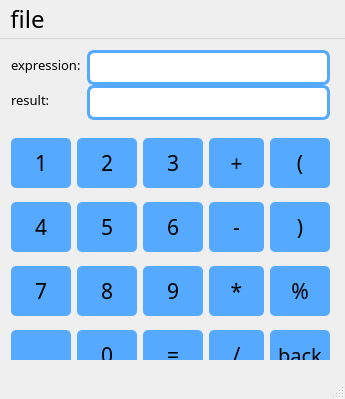
<?xml version="1.0" encoding="UTF-8"?>
<ui version="4.0">
 <class>MainWindow</class>
 <widget class="QMainWindow" name="MainWindow">
  <property name="geometry">
   <rect>
    <x>0</x>
    <y>0</y>
    <width>345</width>
    <height>399</height>
   </rect>
  </property>
  <property name="minimumSize">
   <size>
    <width>345</width>
    <height>399</height>
   </size>
  </property>
  <property name="maximumSize">
   <size>
    <width>345</width>
    <height>399</height>
   </size>
  </property>
  <property name="font">
   <font>
    <family>华文行楷</family>
    <pointsize>18</pointsize>
   </font>
  </property>
  <property name="windowTitle">
   <string>mCalculator</string>
  </property>
  <property name="windowIcon">
   <iconset resource="res.qrc">
    <normaloff>:/new/prefix1/res/m.ico</normaloff>:/new/prefix1/res/m.ico</iconset>
  </property>
  <widget class="QWidget" name="centralWidget">
   <widget class="QWidget" name="layoutWidget">
    <property name="geometry">
     <rect>
      <x>0</x>
      <y>80</y>
      <width>341</width>
      <height>280</height>
     </rect>
    </property>
    <property name="font">
     <font>
      <family>微软雅黑</family>
      <pointsize>16</pointsize>
     </font>
    </property>
    <layout class="QGridLayout" name="gridLayout">
     <item row="1" column="1">
      <widget class="QPushButton" name="btn5">
       <property name="minimumSize">
        <size>
         <width>60</width>
         <height>50</height>
        </size>
       </property>
       <property name="font">
        <font>
         <family>微软雅黑</family>
         <pointsize>16</pointsize>
        </font>
       </property>
       <property name="styleSheet">
        <string notr="true">QPushButton{
	background:rgb(85, 170, 255);
	border-radius:5px;
}</string>
       </property>
       <property name="text">
        <string>5</string>
       </property>
      </widget>
     </item>
     <item row="1" column="2">
      <widget class="QPushButton" name="btn6">
       <property name="minimumSize">
        <size>
         <width>60</width>
         <height>50</height>
        </size>
       </property>
       <property name="font">
        <font>
         <family>微软雅黑</family>
         <pointsize>16</pointsize>
        </font>
       </property>
       <property name="styleSheet">
        <string notr="true">QPushButton{
	background:rgb(85, 170, 255);
	border-radius:5px;
}</string>
       </property>
       <property name="text">
        <string>6</string>
       </property>
      </widget>
     </item>
     <item row="1" column="3">
      <widget class="QPushButton" name="reduce">
       <property name="minimumSize">
        <size>
         <width>50</width>
         <height>50</height>
        </size>
       </property>
       <property name="font">
        <font>
         <family>微软雅黑</family>
         <pointsize>16</pointsize>
        </font>
       </property>
       <property name="styleSheet">
        <string notr="true">QPushButton{
	background:rgb(85, 170, 255);
	border-radius:5px;
}</string>
       </property>
       <property name="text">
        <string>-</string>
       </property>
      </widget>
     </item>
     <item row="2" column="0">
      <widget class="QPushButton" name="btn7">
       <property name="minimumSize">
        <size>
         <width>60</width>
         <height>50</height>
        </size>
       </property>
       <property name="font">
        <font>
         <family>微软雅黑</family>
         <pointsize>16</pointsize>
        </font>
       </property>
       <property name="styleSheet">
        <string notr="true">QPushButton{
	background:rgb(85, 170, 255);
	border-radius:5px;
}</string>
       </property>
       <property name="text">
        <string>7</string>
       </property>
      </widget>
     </item>
     <item row="0" column="4">
      <widget class="QPushButton" name="left">
       <property name="minimumSize">
        <size>
         <width>60</width>
         <height>50</height>
        </size>
       </property>
       <property name="font">
        <font>
         <family>微软雅黑</family>
         <pointsize>16</pointsize>
        </font>
       </property>
       <property name="styleSheet">
        <string notr="true">QPushButton{
	background:rgb(85, 170, 255);
	border-radius:5px;
}</string>
       </property>
       <property name="text">
        <string>(</string>
       </property>
      </widget>
     </item>
     <item row="0" column="0">
      <widget class="QPushButton" name="btn1">
       <property name="minimumSize">
        <size>
         <width>60</width>
         <height>50</height>
        </size>
       </property>
       <property name="font">
        <font>
         <family>微软雅黑</family>
         <pointsize>16</pointsize>
        </font>
       </property>
       <property name="styleSheet">
        <string notr="true">QPushButton{
	background:rgb(85, 170, 255);
	border-radius:5px;
}</string>
       </property>
       <property name="text">
        <string>1</string>
       </property>
      </widget>
     </item>
     <item row="0" column="2">
      <widget class="QPushButton" name="btn3">
       <property name="minimumSize">
        <size>
         <width>60</width>
         <height>50</height>
        </size>
       </property>
       <property name="font">
        <font>
         <family>微软雅黑</family>
         <pointsize>16</pointsize>
        </font>
       </property>
       <property name="styleSheet">
        <string notr="true">QPushButton{
	background:rgb(85, 170, 255);
	border-radius:5px;
}</string>
       </property>
       <property name="text">
        <string>3</string>
       </property>
      </widget>
     </item>
     <item row="0" column="3">
      <widget class="QPushButton" name="add">
       <property name="minimumSize">
        <size>
         <width>50</width>
         <height>50</height>
        </size>
       </property>
       <property name="font">
        <font>
         <family>微软雅黑</family>
         <pointsize>16</pointsize>
        </font>
       </property>
       <property name="styleSheet">
        <string notr="true">QPushButton{
	background:rgb(85, 170, 255);
	border-radius:5px;
}</string>
       </property>
       <property name="text">
        <string>+</string>
       </property>
      </widget>
     </item>
     <item row="0" column="1">
      <widget class="QPushButton" name="btn2">
       <property name="minimumSize">
        <size>
         <width>60</width>
         <height>50</height>
        </size>
       </property>
       <property name="font">
        <font>
         <family>微软雅黑</family>
         <pointsize>16</pointsize>
        </font>
       </property>
       <property name="styleSheet">
        <string notr="true">QPushButton{
	background:rgb(85, 170, 255);
	border-radius:5px;
}</string>
       </property>
       <property name="text">
        <string>2</string>
       </property>
      </widget>
     </item>
     <item row="1" column="0">
      <widget class="QPushButton" name="btn4">
       <property name="minimumSize">
        <size>
         <width>60</width>
         <height>50</height>
        </size>
       </property>
       <property name="font">
        <font>
         <family>微软雅黑</family>
         <pointsize>16</pointsize>
        </font>
       </property>
       <property name="styleSheet">
        <string notr="true">QPushButton{
	background:rgb(85, 170, 255);
	border-radius:5px;
}</string>
       </property>
       <property name="text">
        <string>4</string>
       </property>
      </widget>
     </item>
     <item row="2" column="4">
      <widget class="QPushButton" name="mode">
       <property name="minimumSize">
        <size>
         <width>60</width>
         <height>50</height>
        </size>
       </property>
       <property name="font">
        <font>
         <family>微软雅黑</family>
         <pointsize>16</pointsize>
        </font>
       </property>
       <property name="styleSheet">
        <string notr="true">QPushButton{
	background:rgb(85, 170, 255);
	border-radius:5px;
}</string>
       </property>
       <property name="text">
        <string>%</string>
       </property>
      </widget>
     </item>
     <item row="3" column="4">
      <widget class="QPushButton" name="back">
       <property name="minimumSize">
        <size>
         <width>60</width>
         <height>50</height>
        </size>
       </property>
       <property name="font">
        <font>
         <family>微软雅黑</family>
         <pointsize>15</pointsize>
        </font>
       </property>
       <property name="styleSheet">
        <string notr="true">QPushButton{
	background:rgb(85, 170, 255);
	border-radius:5px;
}</string>
       </property>
       <property name="text">
        <string>back</string>
       </property>
      </widget>
     </item>
     <item row="1" column="4">
      <widget class="QPushButton" name="right">
       <property name="minimumSize">
        <size>
         <width>60</width>
         <height>50</height>
        </size>
       </property>
       <property name="font">
        <font>
         <family>微软雅黑</family>
         <pointsize>16</pointsize>
        </font>
       </property>
       <property name="styleSheet">
        <string notr="true">QPushButton{
	background:rgb(85, 170, 255);
	border-radius:5px;
}
</string>
       </property>
       <property name="text">
        <string>)</string>
       </property>
      </widget>
     </item>
     <item row="2" column="1">
      <widget class="QPushButton" name="btn8">
       <property name="minimumSize">
        <size>
         <width>60</width>
         <height>50</height>
        </size>
       </property>
       <property name="font">
        <font>
         <family>微软雅黑</family>
         <pointsize>16</pointsize>
        </font>
       </property>
       <property name="styleSheet">
        <string notr="true">QPushButton{
	background:rgb(85, 170, 255);
	border-radius:5px;
}</string>
       </property>
       <property name="text">
        <string>8</string>
       </property>
      </widget>
     </item>
     <item row="2" column="2">
      <widget class="QPushButton" name="btn9">
       <property name="minimumSize">
        <size>
         <width>60</width>
         <height>50</height>
        </size>
       </property>
       <property name="font">
        <font>
         <family>微软雅黑</family>
         <pointsize>16</pointsize>
        </font>
       </property>
       <property name="styleSheet">
        <string notr="true">QPushButton{
	background:rgb(85, 170, 255);
	border-radius:5px;
}</string>
       </property>
       <property name="text">
        <string>9</string>
       </property>
      </widget>
     </item>
     <item row="3" column="3">
      <widget class="QPushButton" name="divide">
       <property name="minimumSize">
        <size>
         <width>50</width>
         <height>50</height>
        </size>
       </property>
       <property name="font">
        <font>
         <family>微软雅黑</family>
         <pointsize>16</pointsize>
        </font>
       </property>
       <property name="styleSheet">
        <string notr="true">QPushButton{
	background:rgb(85, 170, 255);
	border-radius:5px;
}
</string>
       </property>
       <property name="text">
        <string>/</string>
       </property>
      </widget>
     </item>
     <item row="3" column="2">
      <widget class="QPushButton" name="equal">
       <property name="minimumSize">
        <size>
         <width>60</width>
         <height>50</height>
        </size>
       </property>
       <property name="font">
        <font>
         <family>微软雅黑</family>
         <pointsize>16</pointsize>
        </font>
       </property>
       <property name="styleSheet">
        <string notr="true">QPushButton{
	background:rgb(85, 170, 255);
	border-radius:5px;
}</string>
       </property>
       <property name="text">
        <string>=</string>
       </property>
      </widget>
     </item>
     <item row="3" column="1">
      <widget class="QPushButton" name="btn0">
       <property name="minimumSize">
        <size>
         <width>60</width>
         <height>50</height>
        </size>
       </property>
       <property name="font">
        <font>
         <family>微软雅黑</family>
         <pointsize>16</pointsize>
        </font>
       </property>
       <property name="styleSheet">
        <string notr="true">QPushButton{
	background:rgb(85, 170, 255);
	border-radius:5px;
}</string>
       </property>
       <property name="text">
        <string>0</string>
       </property>
      </widget>
     </item>
     <item row="2" column="3">
      <widget class="QPushButton" name="multiply">
       <property name="minimumSize">
        <size>
         <width>50</width>
         <height>50</height>
        </size>
       </property>
       <property name="font">
        <font>
         <family>微软雅黑</family>
         <pointsize>16</pointsize>
        </font>
       </property>
       <property name="layoutDirection">
        <enum>Qt::LeftToRight</enum>
       </property>
       <property name="styleSheet">
        <string notr="true">QPushButton{
	background:rgb(85, 170, 255);
	border-radius:5px;
}</string>
       </property>
       <property name="text">
        <string>*</string>
       </property>
      </widget>
     </item>
     <item row="3" column="0">
      <widget class="QPushButton" name="ac">
       <property name="minimumSize">
        <size>
         <width>60</width>
         <height>50</height>
        </size>
       </property>
       <property name="font">
        <font>
         <family>微软雅黑</family>
         <pointsize>16</pointsize>
        </font>
       </property>
       <property name="styleSheet">
        <string notr="true">QPushButton{
	background:rgb(85, 170, 255);
	border-radius:5px;
}
</string>
       </property>
       <property name="text">
        <string>.</string>
       </property>
      </widget>
     </item>
    </layout>
   </widget>
   <widget class="QWidget" name="formLayoutWidget">
    <property name="geometry">
     <rect>
      <x>0</x>
      <y>0</y>
      <width>341</width>
      <height>86</height>
     </rect>
    </property>
    <layout class="QFormLayout" name="formLayout">
     <item row="0" column="0">
      <widget class="QLabel" name="expression">
       <property name="minimumSize">
        <size>
         <width>0</width>
         <height>30</height>
        </size>
       </property>
       <property name="maximumSize">
        <size>
         <width>16777215</width>
         <height>35</height>
        </size>
       </property>
       <property name="font">
        <font>
         <family>微软雅黑</family>
         <pointsize>10</pointsize>
        </font>
       </property>
       <property name="text">
        <string>expression:</string>
       </property>
      </widget>
     </item>
     <item row="0" column="1">
      <widget class="QLineEdit" name="show">
       <property name="minimumSize">
        <size>
         <width>50</width>
         <height>35</height>
        </size>
       </property>
       <property name="font">
        <font>
         <family>微软雅黑</family>
         <pointsize>10</pointsize>
        </font>
       </property>
       <property name="styleSheet">
        <string notr="true">QLineEdit{
	border-radius:7px;
	border:3px solid rgb(85, 170, 255);
}</string>
       </property>
      </widget>
     </item>
     <item row="1" column="0">
      <widget class="QLabel" name="expression_2">
       <property name="minimumSize">
        <size>
         <width>0</width>
         <height>30</height>
        </size>
       </property>
       <property name="maximumSize">
        <size>
         <width>16777215</width>
         <height>35</height>
        </size>
       </property>
       <property name="font">
        <font>
         <family>微软雅黑</family>
         <pointsize>10</pointsize>
        </font>
       </property>
       <property name="text">
        <string>result:</string>
       </property>
      </widget>
     </item>
     <item row="1" column="1">
      <widget class="QLineEdit" name="result">
       <property name="minimumSize">
        <size>
         <width>50</width>
         <height>35</height>
        </size>
       </property>
       <property name="font">
        <font>
         <family>微软雅黑</family>
         <pointsize>10</pointsize>
        </font>
       </property>
       <property name="styleSheet">
        <string notr="true">QLineEdit{
	border-radius:7px;
	border:3px solid rgb(85, 170, 255);
}</string>
       </property>
      </widget>
     </item>
    </layout>
   </widget>
  </widget>
  <widget class="QMenuBar" name="menuBar">
   <property name="geometry">
    <rect>
     <x>0</x>
     <y>0</y>
     <width>345</width>
     <height>26</height>
    </rect>
   </property>
   <widget class="QMenu" name="menuFile">
    <property name="title">
     <string>file</string>
    </property>
    <property name="icon">
     <iconset resource="res.qrc">
      <normaloff>:/new/prefix1/res/file.ico</normaloff>:/new/prefix1/res/file.ico</iconset>
    </property>
    <addaction name="actionOpen"/>
   </widget>
   <addaction name="menuFile"/>
  </widget>
  <widget class="QStatusBar" name="statusBar"/>
  <action name="actionOpen">
   <property name="icon">
    <iconset resource="res.qrc">
     <normaloff>:/new/prefix1/res/open.ico</normaloff>:/new/prefix1/res/open.ico</iconset>
   </property>
   <property name="text">
    <string>open</string>
   </property>
  </action>
 </widget>
 <layoutdefault spacing="6" margin="11"/>
 <resources>
  <include location="res.qrc"/>
 </resources>
 <connections/>
</ui>
